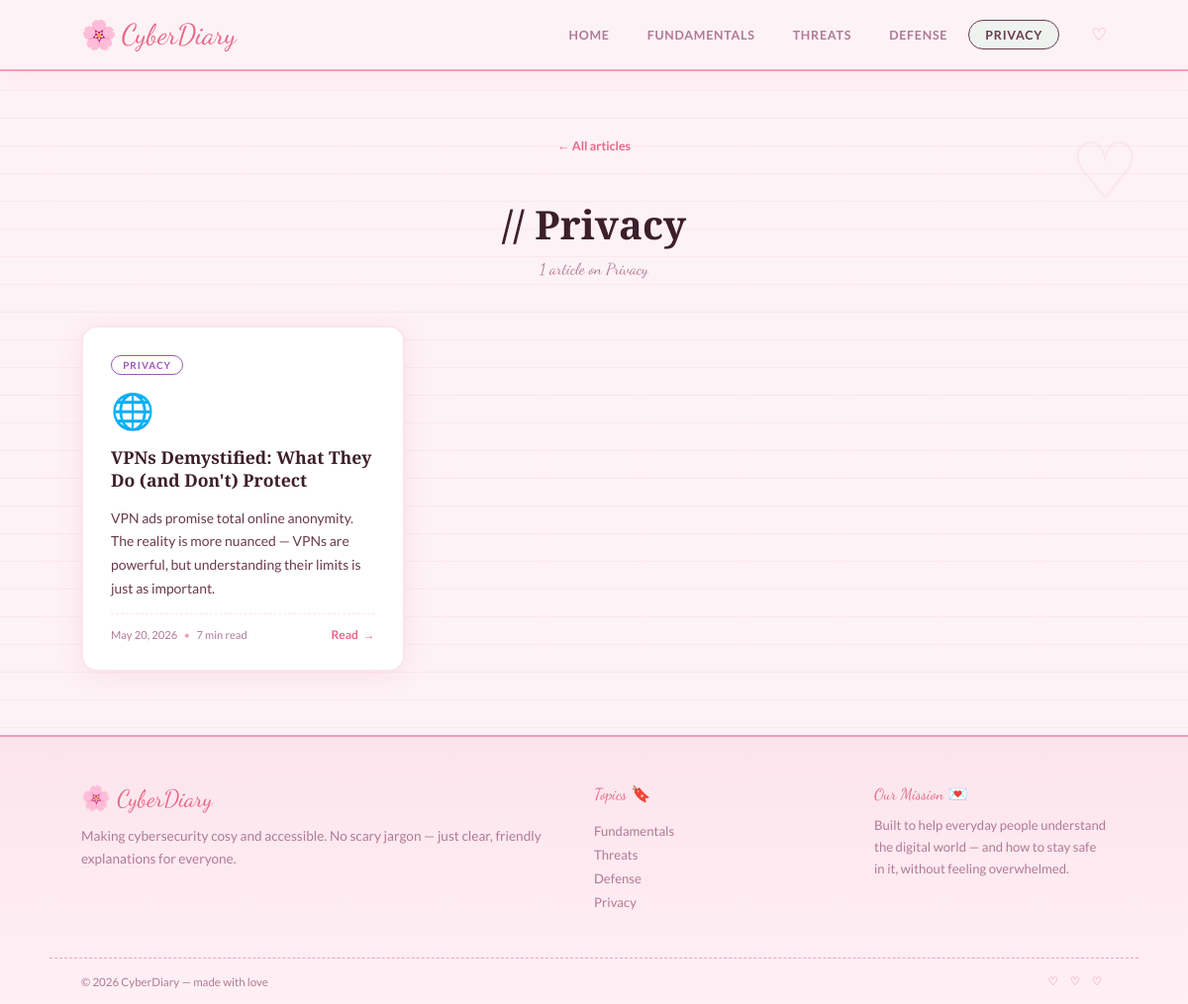
The page /category/Privacy on the database its author committed.
### tables this page shows
CREATE TABLE posts (
    id           INTEGER PRIMARY KEY AUTOINCREMENT,
    slug         TEXT    UNIQUE NOT NULL,
    title        TEXT    NOT NULL,
    excerpt      TEXT    NOT NULL,
    category     TEXT    NOT NULL DEFAULT 'Fundamentals',
    tag_color    TEXT    NOT NULL DEFAULT '#e8678a',
    hero_icon    TEXT    NOT NULL DEFAULT 'pencil',
    photo        TEXT    DEFAULT '',
    read_time    TEXT    NOT NULL DEFAULT '5 min read',
    content_json TEXT    NOT NULL DEFAULT '[]',
    published    INTEGER NOT NULL DEFAULT 1,
    created_at   TEXT    NOT NULL DEFAULT (datetime('now')),
    updated_at   TEXT    NOT NULL DEFAULT (datetime('now'))
);

### app.py (the view)
@app.route("/category/<name>")
def category(name):
    rows = query(
        "SELECT * FROM posts WHERE category=? AND published=1 ORDER BY created_at DESC",
        (name,)
    )
    return render_template("category.html",
                           posts=[_post(r) for r in rows], category_name=name)

### app.py (called while the page is built)
def get_db():
    if "db" not in g:
        g.db = sqlite3.connect(DATABASE)
        g.db.row_factory = sqlite3.Row
        g.db.execute("PRAGMA foreign_keys = ON")
    return g.db

def query(sql, args=(), one=False):
    cur = get_db().execute(sql, args)
    rows = cur.fetchall()
    return (rows[0] if rows else None) if one else rows

def _post(row) -> dict:
    p = dict(row)
    p["content"] = json.loads(p.pop("content_json", "[]"))
    try:
        dt      = datetime.strptime(p["created_at"][:10], "%Y-%m-%d")
        p["date"] = dt.strftime("%B %-d, %Y")
    except Exception:
        p["date"] = p["created_at"][:10]
    return p

### templates/category.html (shortened to what this page needs)
{% extends "base.html" %}
{% block content %}
<div class="category-page">
    <div class="category-header">
        <a href="/" class="back-link">← All articles</a>
        <h1 class="category-title">
            <span class="title-accent">//</span> {{ category_name }}
        </h1>
        <p class="category-desc">{{ posts|length }} article{{ 's' if posts|length != 1 }} on {{ category_name }}</p>
    </div>
    {% if posts %}
    <div class="articles-grid">
        {% for post in posts %}
        <article class="article-card">
            <div class="card-tag" style="border-color: {{ post.tag_color }}; color: {{ post.tag_color }}">
                {{ post.category }}
            </div>
            <div class="card-icon">{{ post.hero_icon }}</div>
            <h3 class="card-title">{{ post.title }}</h3>
            <p class="card-excerpt">{{ post.excerpt }}</p>
            <div class="card-footer">
                <div class="card-meta">
                    <span>{{ post.date }}</span>
                    <span class="meta-dot">•</span>
                    <span>{{ post.read_time }}</span>
                </div>
                <a href="/post/{{ post.slug }}" class="card-link">Read <span>→</span></a>
            </div>
        </article>
        {% endfor %}
    </div>
    {% else %}
    <div class="empty-state">
        <span>🔍</span>
        <p>No articles found in this category yet.</p>
        <a href="/" class="btn-primary"><span>Back to Home</span><span>→</span></a>
    </div>
    {% endif %}
</div>
{% endblock %}

### static/main.css (style rules this page uses)
:root { --pink-deep: #e8678a; --pink-mid: #f4a0b8; --pink-light: #fce4ec; --pink-pale: #fff0f5; --pink-blush: #fdf2f6; --cream: #fffaf8; --peach: #ffd9cc; --text-dark: #3d1f2b; --text-body: #6b3a4d; --text-muted: #b07a95; --text-light: #d4a8bb; --font-display: 'Playfair Display', Georgia, serif; --font-script: 'Dancing Script', cursive; --font-body: 'Lato', sans-serif; --max-width: 1100px; --radius-sm: 8px; --radius-md: 16px; --radius-lg: 24px; --shadow-soft: 0 4px 24px rgba(232, 103, 138, 0.12); --shadow-card: 0 8px 40px rgba(180, 60, 100, 0.1); }
* { margin: 0; padding: 0; box-sizing: border-box; }
html { scroll-behavior: smooth; }
body { background: var(--pink-blush); color: var(--text-body); font-family: var(--font-body); min-height: 100vh; overflow-x: hidden; position: relative; }
body::before { content: ''; position: fixed; inset: 0; background-image: repeating-linear-gradient( 0deg, transparent, transparent 27px, rgba(232, 103, 138, 0.07) 27px, rgba(232, 103, 138, 0.07) 28px ); pointer-events: none; z-index: 0; }
body::after { content: '♡'; position: fixed; top: 12%; right: 4%; font-size: 5rem; color: rgba(244, 160, 184, 0.15); pointer-events: none; z-index: 0; animation: float 6s ease-in-out infinite; }
.articles-grid { display: grid; grid-template-columns: repeat(auto-fill, minmax(310px, 1fr)); gap: 1.75rem; }
.article-card { background: #fff; border-radius: var(--radius-md); border: 2px solid var(--pink-light); padding: 1.75rem; display: flex; flex-direction: column; gap: 0.85rem; transition: all 0.25s; cursor: pointer; position: relative; box-shadow: var(--shadow-soft); }
.article-card::before { content: ''; position: absolute; top: -6px; left: 50%; transform: translateX(-50%); width: 60px; height: 14px; background: linear-gradient(90deg, rgba(244,160,184,0.55), rgba(252,228,236,0.8), rgba(244,160,184,0.55)); border-radius: 3px; opacity: 0; transition: opacity 0.25s; }
.card-tag { font-family: var(--font-body); font-size: 0.62rem; font-weight: 700; letter-spacing: 0.1em; text-transform: uppercase; border: 1.5px solid; display: inline-block; padding: 0.2rem 0.7rem; border-radius: 100px; align-self: flex-start; }
.card-icon { font-size: 2.2rem; }
.card-title { font-family: var(--font-display); font-size: 1.1rem; font-weight: 700; color: var(--text-dark); line-height: 1.35; }
.card-excerpt { font-size: 0.87rem; color: var(--text-body); line-height: 1.7; flex: 1; }
.card-footer { display: flex; align-items: center; justify-content: space-between; padding-top: 0.85rem; border-top: 1.5px dashed var(--pink-light); }
.card-meta { font-size: 0.7rem; color: var(--text-muted); display: flex; gap: 0.4rem; align-items: center; }
.meta-dot { color: var(--pink-mid); }
.card-link { font-size: 0.75rem; font-weight: 700; color: var(--pink-deep); text-decoration: none; display: flex; align-items: center; gap: 0.3rem; transition: gap 0.2s; }
.back-link { font-size: 0.78rem; font-weight: 700; color: var(--pink-deep); text-decoration: none; display: inline-flex; align-items: center; gap: 0.5rem; margin-bottom: 2rem; transition: gap 0.2s; }
.category-page { max-width: var(--max-width); margin: 0 auto; padding: 4rem 2rem; }
.category-header { margin-bottom: 3rem; text-align: center; }
.category-title { font-family: var(--font-display); font-size: 2.5rem; font-weight: 700; color: var(--text-dark); margin: 0.75rem 0 0.5rem; }
.category-desc { font-family: var(--font-script); font-size: 1rem; color: var(--text-muted); }

### rows shown on the page
posts: category "Privacy", category "PRIVACY", hero_icon "🌐", title "VPNs Demystified: What They Do (and Don't) Protect", excerpt "VPN ads promise total online anonymity. The reality is more nuanced — VPNs are powerful, but understanding their limits is just as important.", date "May 20, 2026", read_time "7 min read"

### other values the page prints
{{ posts|length }} "1"
